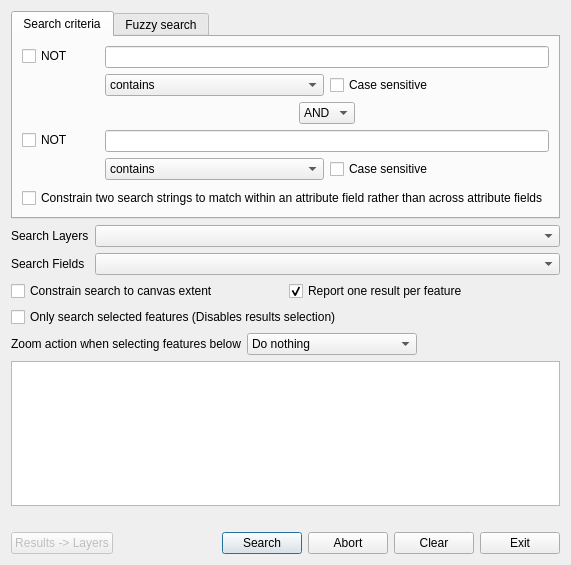
<?xml version="1.0" encoding="UTF-8"?>
<ui version="4.0">
 <class>LayerSearchDialog</class>
 <widget class="QDialog" name="LayerSearchDialog">
  <property name="geometry">
   <rect>
    <x>0</x>
    <y>0</y>
    <width>554</width>
    <height>565</height>
   </rect>
  </property>
  <property name="windowTitle">
   <string>Search Layers</string>
  </property>
  <layout class="QVBoxLayout" name="verticalLayout">
   <item>
    <widget class="QTabWidget" name="tabWidget">
     <property name="currentIndex">
      <number>0</number>
     </property>
     <widget class="QWidget" name="tab1">
      <attribute name="title">
       <string>Search criteria</string>
      </attribute>
      <layout class="QVBoxLayout" name="verticalLayout_3">
       <item>
        <layout class="QFormLayout" name="formLayout_2">
         <item row="0" column="0">
          <widget class="QCheckBox" name="notCheckBox">
           <property name="text">
            <string>NOT        </string>
           </property>
          </widget>
         </item>
         <item row="0" column="1">
          <layout class="QVBoxLayout" name="verticalLayout_4">
           <item>
            <widget class="QLineEdit" name="findStringEdit"/>
           </item>
           <item>
            <layout class="QHBoxLayout" name="horizontalLayout_4">
             <item>
              <widget class="QComboBox" name="comparisonComboBox">
               <property name="currentIndex">
                <number>1</number>
               </property>
               <item>
                <property name="text">
                 <string>equals</string>
                </property>
               </item>
               <item>
                <property name="text">
                 <string>contains</string>
                </property>
               </item>
               <item>
                <property name="text">
                 <string>begins with</string>
                </property>
               </item>
               <item>
                <property name="text">
                 <string>ends with</string>
                </property>
               </item>
              </widget>
             </item>
             <item>
              <widget class="QCheckBox" name="caseSensitiveCheckBox">
               <property name="text">
                <string>Case sensitive</string>
               </property>
              </widget>
             </item>
            </layout>
           </item>
          </layout>
         </item>
         <item row="1" column="1">
          <layout class="QHBoxLayout" name="horizontalLayout_3">
           <item>
            <spacer name="horizontalSpacer_3">
             <property name="orientation">
              <enum>Qt::Horizontal</enum>
             </property>
             <property name="sizeHint" stdset="0">
              <size>
               <width>40</width>
               <height>20</height>
              </size>
             </property>
            </spacer>
           </item>
           <item>
            <widget class="QComboBox" name="andOrComboBox">
             <item>
              <property name="text">
               <string>AND</string>
              </property>
             </item>
             <item>
              <property name="text">
               <string>OR</string>
              </property>
             </item>
            </widget>
           </item>
           <item>
            <spacer name="horizontalSpacer_4">
             <property name="orientation">
              <enum>Qt::Horizontal</enum>
             </property>
             <property name="sizeHint" stdset="0">
              <size>
               <width>40</width>
               <height>20</height>
              </size>
             </property>
            </spacer>
           </item>
          </layout>
         </item>
         <item row="2" column="0">
          <widget class="QCheckBox" name="not2CheckBox">
           <property name="text">
            <string>NOT</string>
           </property>
          </widget>
         </item>
         <item row="2" column="1">
          <layout class="QVBoxLayout" name="verticalLayout_5">
           <item>
            <widget class="QLineEdit" name="findString2Edit"/>
           </item>
           <item>
            <layout class="QHBoxLayout" name="horizontalLayout_13">
             <item>
              <widget class="QComboBox" name="comparison2ComboBox">
               <property name="currentIndex">
                <number>1</number>
               </property>
               <item>
                <property name="text">
                 <string>equals</string>
                </property>
               </item>
               <item>
                <property name="text">
                 <string>contains</string>
                </property>
               </item>
               <item>
                <property name="text">
                 <string>begins with</string>
                </property>
               </item>
               <item>
                <property name="text">
                 <string>ends with</string>
                </property>
               </item>
              </widget>
             </item>
             <item>
              <widget class="QCheckBox" name="caseSensitive2CheckBox">
               <property name="text">
                <string>Case sensitive</string>
               </property>
              </widget>
             </item>
            </layout>
           </item>
          </layout>
         </item>
        </layout>
       </item>
       <item>
        <widget class="QCheckBox" name="twoStringMatchCheckBox">
         <property name="text">
          <string>Constrain two search strings to match within an attribute field rather than across attribute fields</string>
         </property>
         <property name="checked">
          <bool>false</bool>
         </property>
        </widget>
       </item>
      </layout>
     </widget>
     <widget class="QWidget" name="tab2">
      <attribute name="title">
       <string>Fuzzy search</string>
      </attribute>
      <layout class="QVBoxLayout" name="verticalLayout_2">
       <item>
        <widget class="QPlainTextEdit" name="fuzzyTextEdit">
         <property name="sizePolicy">
          <sizepolicy hsizetype="Expanding" vsizetype="Fixed">
           <horstretch>0</horstretch>
           <verstretch>0</verstretch>
          </sizepolicy>
         </property>
         <property name="maximumSize">
          <size>
           <width>16777215</width>
           <height>60</height>
          </size>
         </property>
        </widget>
       </item>
       <item>
        <layout class="QHBoxLayout" name="horizontalLayout_6">
         <item>
          <layout class="QVBoxLayout" name="verticalLayout_8">
           <item>
            <widget class="QLabel" name="label_5">
             <property name="sizePolicy">
              <sizepolicy hsizetype="Preferred" vsizetype="Preferred">
               <horstretch>0</horstretch>
               <verstretch>0</verstretch>
              </sizepolicy>
             </property>
             <property name="text">
              <string>Hints</string>
             </property>
            </widget>
           </item>
           <item>
            <widget class="QCheckBox" name="fuzzyCaseSensitiveCheckBox">
             <property name="text">
              <string>Case sensitive</string>
             </property>
            </widget>
           </item>
           <item>
            <widget class="QCheckBox" name="fuzzyContainsCheckBox">
             <property name="text">
              <string>Contains</string>
             </property>
            </widget>
           </item>
           <item>
            <spacer name="verticalSpacer">
             <property name="orientation">
              <enum>Qt::Vertical</enum>
             </property>
             <property name="sizeHint" stdset="0">
              <size>
               <width>20</width>
               <height>40</height>
              </size>
             </property>
            </spacer>
           </item>
          </layout>
         </item>
         <item>
          <layout class="QVBoxLayout" name="verticalLayout_9">
           <item>
            <widget class="QLabel" name="label_4">
             <property name="text">
              <string>Algorithms</string>
             </property>
            </widget>
           </item>
           <item>
            <layout class="QFormLayout" name="formLayout_5">
             <item row="0" column="0">
              <widget class="QRadioButton" name="levenshteinButton">
               <property name="text">
                <string>Levenshtein</string>
               </property>
               <property name="checked">
                <bool>true</bool>
               </property>
              </widget>
             </item>
             <item row="0" column="1">
              <layout class="QHBoxLayout" name="horizontalLayout_5">
               <item>
                <widget class="QSpinBox" name="levenshteinMatchSpinBox">
                 <property name="suffix">
                  <string/>
                 </property>
                 <property name="minimum">
                  <number>1</number>
                 </property>
                 <property name="maximum">
                  <number>100</number>
                 </property>
                 <property name="value">
                  <number>80</number>
                 </property>
                </widget>
               </item>
               <item>
                <widget class="QLabel" name="label_6">
                 <property name="text">
                  <string>% match</string>
                 </property>
                </widget>
               </item>
              </layout>
             </item>
             <item row="1" column="1">
              <widget class="QLabel" name="label_7">
               <property name="text">
                <string>Exact match - best used for single words</string>
               </property>
              </widget>
             </item>
             <item row="1" column="0">
              <widget class="QRadioButton" name="soundexButton">
               <property name="text">
                <string>Soundex</string>
               </property>
              </widget>
             </item>
            </layout>
           </item>
           <item>
            <spacer name="verticalSpacer_2">
             <property name="orientation">
              <enum>Qt::Vertical</enum>
             </property>
             <property name="sizeHint" stdset="0">
              <size>
               <width>20</width>
               <height>40</height>
              </size>
             </property>
            </spacer>
           </item>
          </layout>
         </item>
        </layout>
       </item>
      </layout>
     </widget>
    </widget>
   </item>
   <item>
    <layout class="QFormLayout" name="formLayout_3">
     <item row="0" column="0">
      <widget class="QLabel" name="label_2">
       <property name="text">
        <string>Search Layers</string>
       </property>
      </widget>
     </item>
     <item row="1" column="0">
      <widget class="QLabel" name="label_3">
       <property name="text">
        <string>Search Fields</string>
       </property>
      </widget>
     </item>
     <item row="1" column="1">
      <widget class="QComboBox" name="searchFieldComboBox"/>
     </item>
     <item row="0" column="1">
      <widget class="QComboBox" name="layerListComboBox"/>
     </item>
    </layout>
   </item>
   <item>
    <layout class="QHBoxLayout" name="horizontalLayout_7">
     <item>
      <widget class="QCheckBox" name="cannvasConstraintCheckBox">
       <property name="text">
        <string>Constrain search to canvas extent</string>
       </property>
      </widget>
     </item>
     <item>
      <widget class="QCheckBox" name="firstMatchCheckBox">
       <property name="text">
        <string>Report one result per feature</string>
       </property>
       <property name="checked">
        <bool>true</bool>
       </property>
      </widget>
     </item>
    </layout>
   </item>
   <item>
    <widget class="QCheckBox" name="searchSelectedCheckBox">
     <property name="text">
      <string>Only search selected features (Disables results selection)</string>
     </property>
    </widget>
   </item>
   <item>
    <layout class="QHBoxLayout" name="horizontalLayout">
     <item>
      <widget class="QLabel" name="label">
       <property name="text">
        <string>Zoom action when selecting features below</string>
       </property>
      </widget>
     </item>
     <item>
      <widget class="QComboBox" name="zoomPanComboBox">
       <item>
        <property name="text">
         <string>Do nothing</string>
        </property>
       </item>
       <item>
        <property name="text">
         <string>Zoom to selected features</string>
        </property>
       </item>
       <item>
        <property name="text">
         <string>Pan to selected features</string>
        </property>
       </item>
      </widget>
     </item>
     <item>
      <spacer name="horizontalSpacer_2">
       <property name="orientation">
        <enum>Qt::Horizontal</enum>
       </property>
       <property name="sizeHint" stdset="0">
        <size>
         <width>40</width>
         <height>20</height>
        </size>
       </property>
      </spacer>
     </item>
    </layout>
   </item>
   <item>
    <widget class="QTableWidget" name="resultsTable"/>
   </item>
   <item>
    <widget class="QLabel" name="resultsLabel">
     <property name="text">
      <string/>
     </property>
    </widget>
   </item>
   <item>
    <layout class="QHBoxLayout" name="horizontalLayout_2">
     <item>
      <widget class="QPushButton" name="results2LayersButton">
       <property name="enabled">
        <bool>false</bool>
       </property>
       <property name="text">
        <string>Results -&gt; Layers</string>
       </property>
      </widget>
     </item>
     <item>
      <spacer name="horizontalSpacer">
       <property name="orientation">
        <enum>Qt::Horizontal</enum>
       </property>
       <property name="sizeHint" stdset="0">
        <size>
         <width>40</width>
         <height>20</height>
        </size>
       </property>
      </spacer>
     </item>
     <item>
      <widget class="QPushButton" name="searchButton">
       <property name="text">
        <string>Search</string>
       </property>
       <property name="default">
        <bool>true</bool>
       </property>
      </widget>
     </item>
     <item>
      <widget class="QPushButton" name="stopButton">
       <property name="text">
        <string>Abort</string>
       </property>
      </widget>
     </item>
     <item>
      <widget class="QPushButton" name="clearButton">
       <property name="text">
        <string>Clear</string>
       </property>
      </widget>
     </item>
     <item>
      <widget class="QPushButton" name="doneButton">
       <property name="text">
        <string>Exit</string>
       </property>
      </widget>
     </item>
    </layout>
   </item>
  </layout>
 </widget>
 <resources/>
 <connections/>
</ui>
